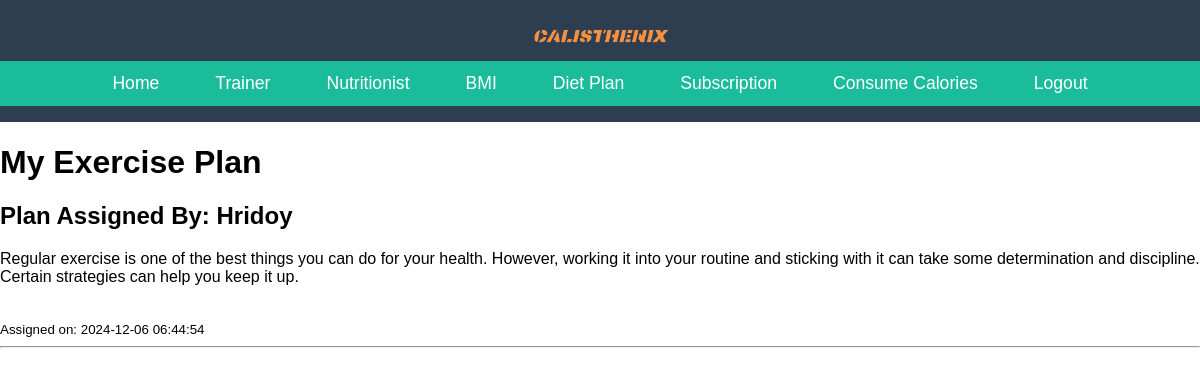
The app's page /view_plan.php (signed in) with its own data.
### tables this page shows
CREATE TABLE `exercise_plans` (
  `id` int(11) NOT NULL,
  `member_id` int(11) NOT NULL,
  `trainer_id` int(11) NOT NULL,
  `plan` text NOT NULL,
  `created_at` timestamp NOT NULL DEFAULT current_timestamp()
);

CREATE TABLE `trainers` (
  `id` int(11) NOT NULL,
  `name` varchar(255) NOT NULL,
  `email` varchar(255) NOT NULL,
  `password` varchar(255) NOT NULL
);

### view_plan.php (the view, shortened to what this page needs)
<?php
$servername = "localhost";
$username = "root";
$password_db = "";
$dbname = "CalistheniX_db";
$conn = new mysqli($servername, $username, $password_db, $dbname);
$member_id = $_SESSION['member_id'];
$sql = "SELECT p.plan, t.name AS trainer_name, p.created_at
        FROM exercise_plans p
        JOIN trainers t ON p.trainer_id = t.id
        WHERE p.member_id = ?";
$stmt = $conn->prepare($sql);
$stmt->bind_param("i", $member_id);
$stmt->execute();
$result = $stmt->get_result();
?>
<!DOCTYPE html>
<html lang="en">
<head>
    <link rel="stylesheet" href="css/member_dashboard.css">
</head>
    <header>
        <div class="logo">
            <img src="images/CalistheniX.png" alt="Fitness Center Logo" class="logo-img">
        </div>
        <nav>
            <ul>
                <li><a href="member_dashboard.php">Home</a></li>
                <li><a href="trainer_list.php">Trainer</a></li>
                <li><a href="nutritionist_list.php">Nutritionist</a></li>
                <li><a href="bmi_calculator.php">BMI</a></li>
                <li><a href="diet_plan.php">Diet Plan</a></li>
                <li><a href="memberSubscription.php">Subscription</a></li>
                <li><a href="calorie_tracker.php">Consume Calories</a></li>
                <li><a href="member_login.php">Logout</a></li>
            </ul>
        </nav>
    </header>
<body>
    <h1>My Exercise Plan</h1>
    <?php if ($result->num_rows > 0): ?>
        <?php while ($row = $result->fetch_assoc()): ?>
            <div>
                <h2>Plan Assigned By: <?php echo htmlspecialchars($row['trainer_name']); ?></h2>
                <p><?php echo nl2br(htmlspecialchars($row['plan'])); ?></p>
                <small>Assigned on: <?php echo htmlspecialchars($row['created_at']); ?></small>
            </div>
            <hr>
        <?php endwhile; ?>
    <?php else: ?>
        <p>No plans assigned yet.</p>
    <?php endif; ?>
</body>
</html>

### css/member_dashboard.css (style rules this page uses)
body { font-family: Arial, sans-serif; margin: 0; padding: 0; }
header { background-color: #2c3e50; color: white; padding: 1rem 0; }
header .logo { text-align: center; }
header .logo img { max-width: 150px; }
nav { background-color: #1abc9c; }
nav ul { list-style: none; padding: 0; margin: 0; display: flex; justify-content: center; }
nav ul li { margin: 0 1rem; }
nav ul li a { text-decoration: none; color: white; font-size: 1.1rem; padding: 0.75rem; display: block; }

### records on screen
exercise_plans: trainer.name "Hridoy", plan "Regular exercise is one of the best things you can do for your health. However, working it into your routine and sticking with it can take some determination and discipline. Certain strategies can help you keep it up.", created_at "2024-12-06 06:44:54"
